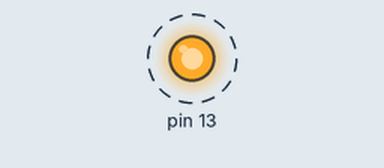
The sketch below on a simulated Arduino Uno, built with avr-gcc and run on an emulated ATmega328P. On the bench: output pins drawn as LEDs (lit = HIGH). Dashed ring = blinking.

Above: at 0.4 s.
Timing chart, 0 to 3.0 s (numbered marks = the images above):
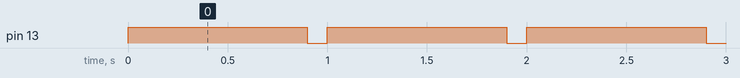

Measured:
- by itself, pin 13: alternates HIGH for 0.90 s and LOW for 0.10 s

The sketch:

ledPin.ino
```cpp
int ledPin(13);
int delayOn(900);
int delayOff(100);

void setup() {
  // put your setup code here, to run once:
  pinMode(ledPin,OUTPUT);
}

void loop() {
  // put your main code here, to run repeatedly:
digitalWrite(ledPin,HIGH);
delay(delayOn);
digitalWrite(ledPin,LOW);
delay(delayOff);

}
```
